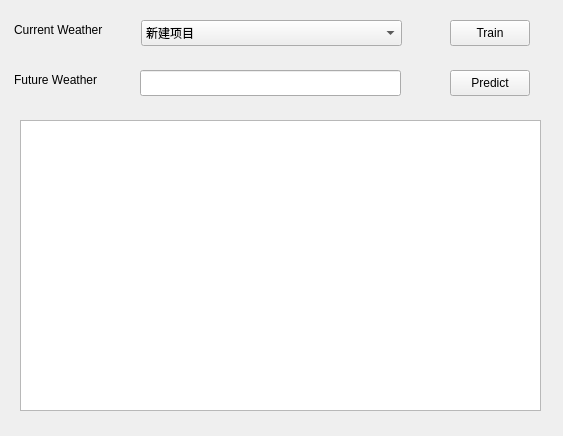
<?xml version="1.0" encoding="UTF-8"?>
<ui version="4.0">
 <class>Frame</class>
 <widget class="QFrame" name="Frame">
  <property name="geometry">
   <rect>
    <x>0</x>
    <y>0</y>
    <width>563</width>
    <height>436</height>
   </rect>
  </property>
  <property name="windowTitle">
   <string>Frame</string>
  </property>
  <widget class="QPushButton" name="pushButton_2">
   <property name="geometry">
    <rect>
     <x>450</x>
     <y>70</y>
     <width>80</width>
     <height>26</height>
    </rect>
   </property>
   <property name="text">
    <string>Predict</string>
   </property>
  </widget>
  <widget class="QPushButton" name="pushButton">
   <property name="geometry">
    <rect>
     <x>450</x>
     <y>20</y>
     <width>80</width>
     <height>26</height>
    </rect>
   </property>
   <property name="text">
    <string>Train</string>
   </property>
  </widget>
  <widget class="QLabel" name="label">
   <property name="geometry">
    <rect>
     <x>14</x>
     <y>20</y>
     <width>91</width>
     <height>20</height>
    </rect>
   </property>
   <property name="text">
    <string>Current Weather</string>
   </property>
  </widget>
  <widget class="QLineEdit" name="lineEdit_2">
   <property name="geometry">
    <rect>
     <x>140</x>
     <y>70</y>
     <width>261</width>
     <height>26</height>
    </rect>
   </property>
  </widget>
  <widget class="QLabel" name="label_2">
   <property name="geometry">
    <rect>
     <x>14</x>
     <y>70</y>
     <width>91</width>
     <height>20</height>
    </rect>
   </property>
   <property name="text">
    <string>Future Weather</string>
   </property>
  </widget>
  <widget class="QPlainTextEdit" name="plainTextEdit">
   <property name="geometry">
    <rect>
     <x>20</x>
     <y>120</y>
     <width>521</width>
     <height>291</height>
    </rect>
   </property>
  </widget>
  <widget class="QComboBox" name="comboBox">
   <property name="geometry">
    <rect>
     <x>141</x>
     <y>20</y>
     <width>261</width>
     <height>26</height>
    </rect>
   </property>
   <item>
    <property name="text">
     <string>新建项目</string>
    </property>
   </item>
   <item>
    <property name="text">
     <string>2</string>
    </property>
   </item>
   <item>
    <property name="text">
     <string>3</string>
    </property>
   </item>
   <item>
    <property name="text">
     <string>4</string>
    </property>
   </item>
  </widget>
 </widget>
 <resources/>
 <connections/>
</ui>
